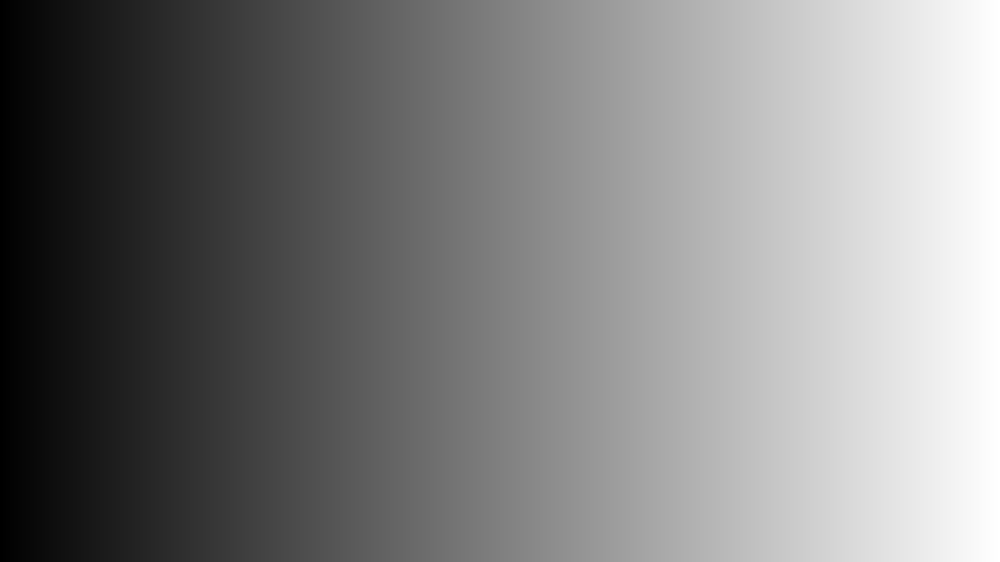
#> input picture Script/Lab 2/gradient.png, 1000 x 562 px, shrunk from 1920 x 1080 before the run, found by its file name
$ python 'task1(downscaling).py'
#> lines starting #> are read from the running program, lines starting #| are printed output that depends on the picture; after the words box and inside, x2 and y2 are one past the last pixel; in counts of white or black regions, pixels touching at a corner belong together
import numpy as np
import cv2

def downscale16(image, divisor):
    factor = 256/divisor

    image2 = np.full_like(image, 0)

    for i in range(0,len(image)):
        for j in range(0,len(image[i])):
            image2[i][j] = int(image[i][j]/factor)
            image2[i][j] = image2[i][j] * factor
    return image2


image_load = cv2.imread(r"C:\Users\sanan\Pictures\gradient.png", cv2.IMREAD_GRAYSCALE)
#> image_load is the input picture: shape (562, 1000); min 0, max 255, mean 127.4
image = np.array(image_load)


cv2.imshow('Downscale 16', downscale16(image, 16))
cv2.waitKey()

cv2.imshow('Downscale 16', downscale16(image, 4))
#> call 2 of downscale16, with divisor = 4
#> after the loop in downscale16 (call 2), `for i in range(0,len(image)):`:
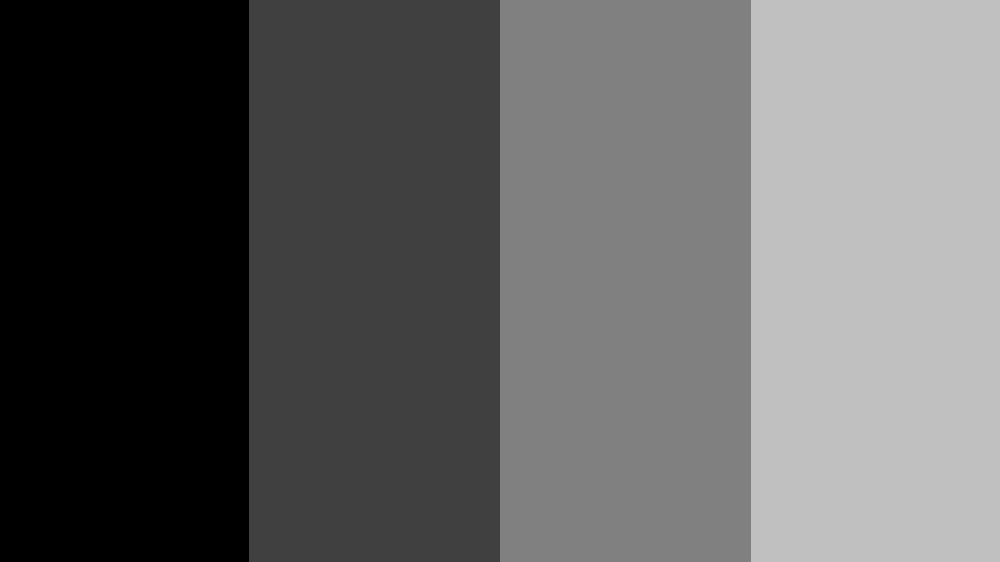
#> image2: shape (562, 1000); min 0, max 192, mean 96
cv2.waitKey()
cv2.imshow('Downscale 16', downscale16(image, 2))
#> call 3 of downscale16, with divisor = 2
#> after the loop in downscale16 (call 3), `for i in range(0,len(image)):`:
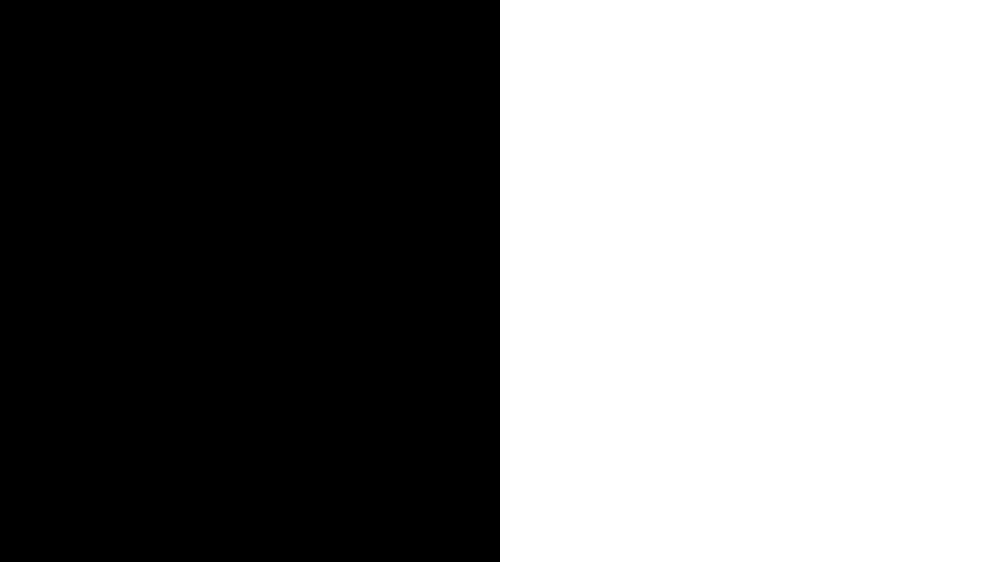
#> image2: shape (562, 1000); values 0 (black) and 128 (white), 50% white; 1 white region, box (x1, y1, x2, y2) and area: (500, 0, 1000, 562) 281000
cv2.waitKey()
cv2.imshow('Downscale 16', downscale16(image, 1))
#> after the loop in downscale16 (call 4), `for i in range(0,len(image)):`: image2: shape (562, 1000); every value is 0
cv2.waitKey()
